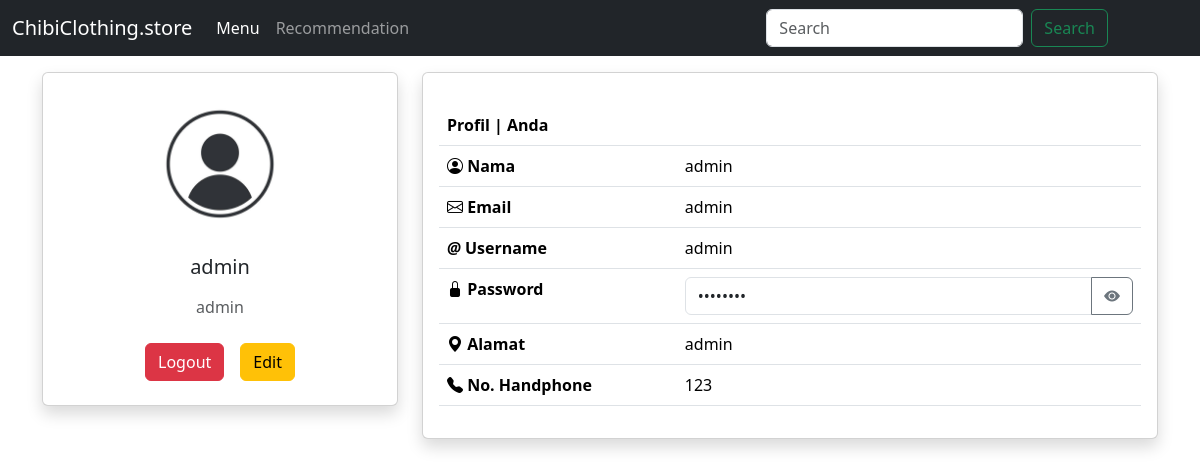
Screenshot of /profil.php (signed in) with the database file from the repository.
### tables this page shows
CREATE TABLE `tb_user` (
  `id` int(11) NOT NULL,
  `nama` varchar(255) NOT NULL,
  `email` varchar(255) NOT NULL,
  `username` varchar(255) NOT NULL,
  `password` varchar(255) NOT NULL,
  `hp` varchar(255) NOT NULL,
  `alamat` text NOT NULL,
  `role` enum('admin','pelanggan') NOT NULL
);

### profil.php (the view, shortened to what this page needs)
<?php
$koneksi = mysqli_connect("localhost", "root", "", "db_toko");
$query = "SELECT * FROM tb_user where id='$_SESSION[id_user]'";
$result = mysqli_query($koneksi, $query);
$data = mysqli_fetch_array($result);
?>
<!doctype html>
<html lang="en" data-bs-theme="auto">
<head>
  <link rel="stylesheet" href="https://cdn.jsdelivr.net/npm/@docsearch/css@3">
  <link href="../assets/dist/css/bootstrap.min.css" rel="stylesheet">
  <link href="https://cdn.jsdelivr.net/npm/bootstrap-icons@1.10.5/font/bootstrap-icons.min.css" rel="stylesheet">
  <link href="https://cdnjs.cloudflare.com/ajax/libs/font-awesome/6.0.0/css/all.min.css" rel="stylesheet"/>
</head>
<body>
  <nav class="navbar navbar-expand-md navbar-dark fixed-top bg-dark">
    <div class="container-fluid">
      <a class="navbar-brand" href="#">ChibiClothing.store</a>
      <div class="collapse navbar-collapse" id="navbarCollapse">
        <ul class="navbar-nav me-auto mb-2 mb-md-0">
          <li class="nav-item">
            <a class="nav-link active" aria-current="page" href="index.php">Menu</a>
          </li>
          <li class="nav-item">
            <a class="nav-link" href="#">Recommendation</a>
          </li>
        </ul>
        <form class="d-flex fs-5" role="search">
          <input class="form-control me-2" type="search" placeholder="Search" aria-label="Search">
          <button class="btn btn-outline-success" type="submit">Search</button>
        </form>
        <div class="d-flex ms-3">
          <a href="profil.php" class="text-white me-3"><box-icon name='user-circle' color='#ffffff'></box-icon></a>
          <a href="keranjang.php"><box-icon name='cart' type='solid' color='#ffffff'></box-icon></a>
        </div>
      </div>
    </div>
  </nav>
  <br>
  <main>
    <div class="container marketing" method="post">
      <div class="row">
        <div class="col-lg-4">
          <div class="card mb-4 mt-5 shadow">
            <div class="card-body text-center">
              <img src="pp.jpeg" alt="avatar" class="rounded-circle img-fluid" style="width: 150px;">
              <h5 class="my-3"><?=$data ['username']?></h5>
              <p class="text-muted mb-4"><?=$data ['alamat']?></p>
              <div class="d-flex justify-content-center mb-2">
              <a href="login.php" class="btn btn-danger me-3" role="button" id="logoutButton">Logout</a>
              <a href="editprofil.php" name="edit" class="btn btn-warning" role="button">Edit</a>
            </div>
            </div>
          </div>
        </div>
        <div class="col-lg-8" method="post">
          <div class="card mb-4 mt-5 shadow">
            <div class="card-body">
              <table class="table">
                <tbody>
                <div class="col-md-8">
				<table class="table table-border">
					<tr><th colspan="2">Profil | Anda</th></tr>
                    <tr><th><i class="bi bi-person-circle"></i> Nama</th><td><?=$data ['nama']?></td></tr>
					<tr><th><i class="bi bi-envelope"></i> Email</th><td><?=$data ['email']?></td></tr>
                    <tr><th><i>@</i> Username</th><td><?=$data ['username']?></td></tr>
                    <tr>
    <th><i class="bi bi-lock-fill"></i> Password</th>
    <td>
        <div class="input-group">
            <input type="password" class="form-control" id="passwordField" value="<?=$data['password']?>" readonly>
            <button class="btn btn-outline-secondary" type="button" id="togglePassword">
                <i class="bi bi-eye-fill" id="eyeIcon"></i>
            </button>
        </div>
    </td>
</tr>
					<tr><th><i class="bi bi-geo-alt-fill"></i> Alamat</th><td><?=$data ['alamat']?></td></tr>
					<tr><th><i class="bi bi-telephone-fill"></i> No. Handphone</th><td><?=$data ['hp']?></td></tr>
				</table>
			</div>
		</div>
            </div>
          </div>
        </div>
      </div>
  </main>
</body>
</html>

### rows the page displays
tb_user: username "admin", alamat "admin", nama "admin", email "admin", hp "123"
